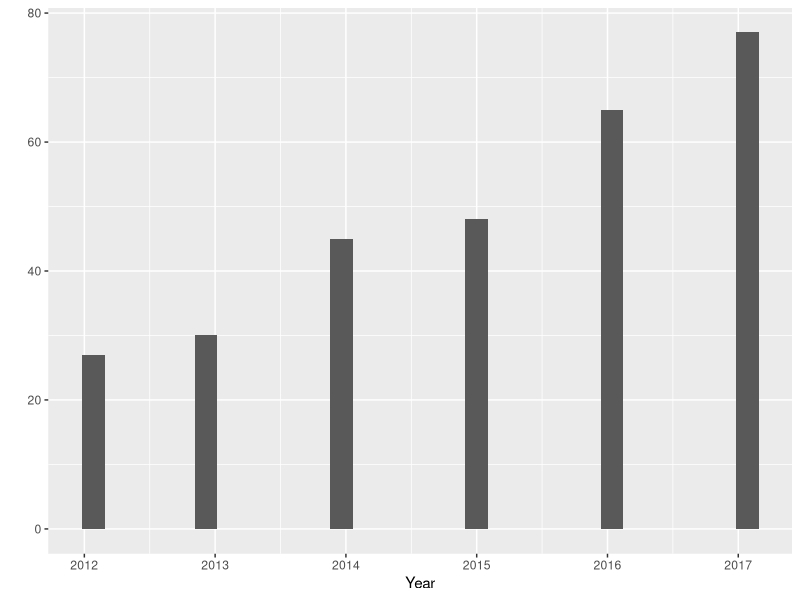
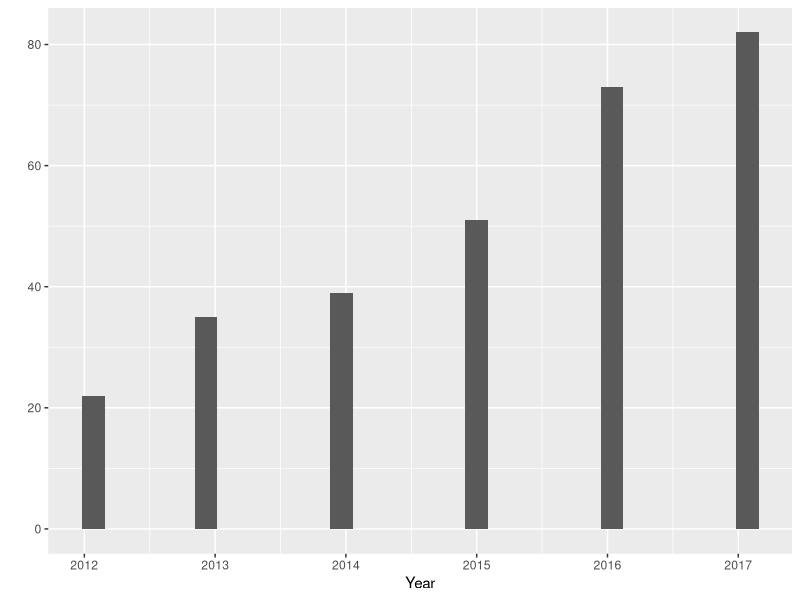

These charts were generated, in order, by the following R code:
## ---- chunk 1
library(dplyr)
library(ggplot2)

# Set your working directory to "~/project-data-seyance/narcan/"
# Following dataset cleaned with Wrangler
overdose_data = read.csv("Accidental_Drug_Related_Deaths__2012-2017_cleaned_date_separated.csv")

overdose_2012 = filter(overdose_data, Year == 2012)
overdose_2013 = filter(overdose_data, Year == 2013)
overdose_2014 = filter(overdose_data, Year == 2014)
overdose_2015 = filter(overdose_data, Year == 2015)
overdose_2016 = filter(overdose_data, Year == 2016)
overdose_2017 = filter(overdose_data, Year == 2017)

overdose_Jan= filter(overdose_data, Month == 01)
qplot(x=Year, data=overdose_Jan)

overdose_Jun= filter(overdose_data, Month == 06)
qplot(x=Year, data=overdose_Jun)
